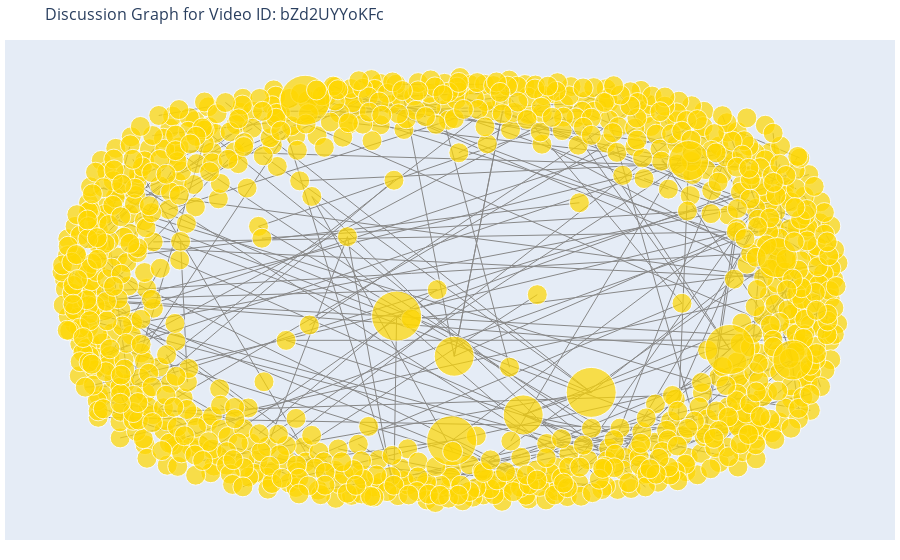

Notebook source saved alongside this figure:
### Code cell
# Дискусія холдерів.
# https://www.youtube.com/watch?v=bZd2UYYoKFc
import requests
import networkx as nx
import plotly.graph_objects as go
import textwrap

# Введіть свій API-ключ та ID відео
api_key = 'AIzaSyDRrjpGxQs3e4QaNSQG3AF4ZpyNtL5Zm-Y'
video_id = 'bZd2UYYoKFc'
url = 'https://www.googleapis.com/youtube/v3/commentThreads'
comments = []

# Функція для отримання коментарів з використанням nextPageToken
def get_all_comments(video_id, api_key):
    next_page_token = ''
    while True:
        params = {
            'part': 'snippet,replies',
            'videoId': video_id,
            'key': api_key,
            'maxResults': 100,
            'pageToken': next_page_token
        }
        response = requests.get(url, params=params)
        if response.status_code != 200:
            print(f"Error: {response.status_code} - {response.text}")
            break
        data = response.json()

        # Додаємо коментарі з поточної сторінки до загального списку
        for item in data['items']:
            comment_id = item['id']
            top_comment = item['snippet']['topLevelComment']['snippet']['textDisplay']
            comments.append((comment_id, top_comment, None))  # Основний коментар без батьківського коментаря

            # Додаємо відповіді, якщо вони є
            if 'replies' in item:
                for reply in item['replies']['comments']:
                    reply_id = reply['id']
                    reply_text = reply['snippet']['textDisplay']
                    comments.append((reply_id, reply_text, comment_id))  # Відповідь із батьківським коментарем

        # Перевіряємо, чи є наступна сторінка коментарів
        next_page_token = data.get('nextPageToken')
        if not next_page_token:
            break

# Функція для розбиття довгих коментарів на рядки
def wrap_text(text, width=40):
    return '<br>'.join(textwrap.wrap(text, width=width))  # Використання <br> для нових рядків в HTML

# Викликаємо функцію для зчитування всіх коментарів
get_all_comments(video_id, api_key)

# Ініціалізація графа
G = nx.DiGraph()

# Додаємо вузли та ребра до графа
for comment_id, text, parent_id in comments:
    G.add_node(comment_id, text=text)
    if parent_id:
        G.add_edge(parent_id, comment_id)

# Створюємо позиції для вузлів для візуалізації
pos = nx.spring_layout(G, k=0.3, iterations=20)

# Створення списку вузлів та ребер для plotly
edge_x = []
edge_y = []
for edge in G.edges():
    x0, y0 = pos[edge[0]]
    x1, y1 = pos[edge[1]]
    edge_x.extend([x0, x1, None])
    edge_y.extend([y0, y1, None])

# Створення ліній для ребер
edge_trace = go.Scatter(
    x=edge_x, y=edge_y,
    line=dict(width=1, color='#888'),
    hoverinfo='none',
    mode='lines'
)

# Створення вузлів з підказками
node_x = []
node_y = []
node_text = []
node_sizes = []  # Список для розмірів вузлів

for node in G.nodes():
    x, y = pos[node]
    node_x.append(x)
    node_y.append(y)
    
    # Обгортання тексту для відображення в кілька рядків
    wrapped_text = wrap_text(G.nodes[node]['text'])
    node_text.append(wrapped_text)
    
    # Розрахунок розміру вузла в залежності від кількості вихідних ребер
    node_size = G.out_degree(node) * 10  # Коефіцієнт масштабу для розміру
    node_sizes.append(max(node_size, 20))  # Мінімальний розмір 20

# Налаштування вузлів та стилю підказок
node_trace = go.Scatter(
    x=node_x, y=node_y,
    mode='markers',
    hoverinfo='text',
    text=node_text,
    marker=dict(
        showscale=False,  # Прибираємо шкалу кольорів
        color='#FFD700',     # Встановлюємо колір вузлів синій
        #showscale=True, # Вмикаємо шкалу кольорів 
        #colorscale='YlGnBu', #Встановлюємо градієнтний колір
        size=node_sizes,  # Використання розмірів вузлів
        colorbar=dict(
            thickness=15,
            title='Node Connections',
            xanchor='left',
            titleside='right'
        )
    ),
    hoverlabel=dict(
        bgcolor="lightblue",  # Колір фону для підказок
        font_size=12
    )
)

# Створюємо фігуру plotly
fig = go.Figure(data=[edge_trace, node_trace],
                layout=go.Layout(
                    title=f'Discussion Graph for Video ID: {video_id}',
                    titlefont_size=16,
                    showlegend=False,
                    hovermode='closest',
                    margin=dict(b=20, l=5, r=5, t=40),
                    height=800,  # Встановлюємо висоту графіка
                    xaxis=dict(showgrid=False, zeroline=False, showticklabels=False),
                    yaxis=dict(showgrid=False, zeroline=False, showticklabels=False)
                ))

# Відображення графіка
fig.show()

### Figure 1 — Plotly figure (JSON) as saved in the notebook; plotly's stock layout.template omitted (floating-point values rounded to 4 significant figures; data arrays with more than 128 entries replaced by an {"elided": "..."} marker saying what was removed)
{"data": [{"hoverinfo": "none", "line": {"color": "#888", "width": 1}, "mode": "lines", "type": "scatter", "x": {"elided": "564 float values"}, "y": {"elided": "564 float values"}}, {"hoverinfo": "text", "hoverlabel": {"bgcolor": "lightblue", "font": {"size": 12}}, "marker": {"color": "#FFD700", "colorbar": {"thickness": 15, "title": {"side": "right", "text": "Node Connections"}, "xanchor": "left"}, "showscale": false, "size": {"elided": "926 int values"}}, "mode": "markers", "text": {"elided": "926 str values"}, "type": "scatter", "x": {"elided": "926 float values"}, "y": {"elided": "926 float values"}}], "layout": {"autosize": true, "hovermode": "closest", "margin": {"b": 20, "l": 5, "r": 5, "t": 40}, "showlegend": false, "title": {"font": {"size": 16}, "text": "Discussion Graph for Video ID: bZd2UYYoKFc"}, "xaxis": {"autorange": true, "range": [-1.131, 1.126], "showgrid": false, "showticklabels": false, "type": "linear", "zeroline": false}, "yaxis": {"autorange": true, "range": [-1.146, 1.154], "showgrid": false, "showticklabels": false, "type": "linear", "zeroline": false}}}
